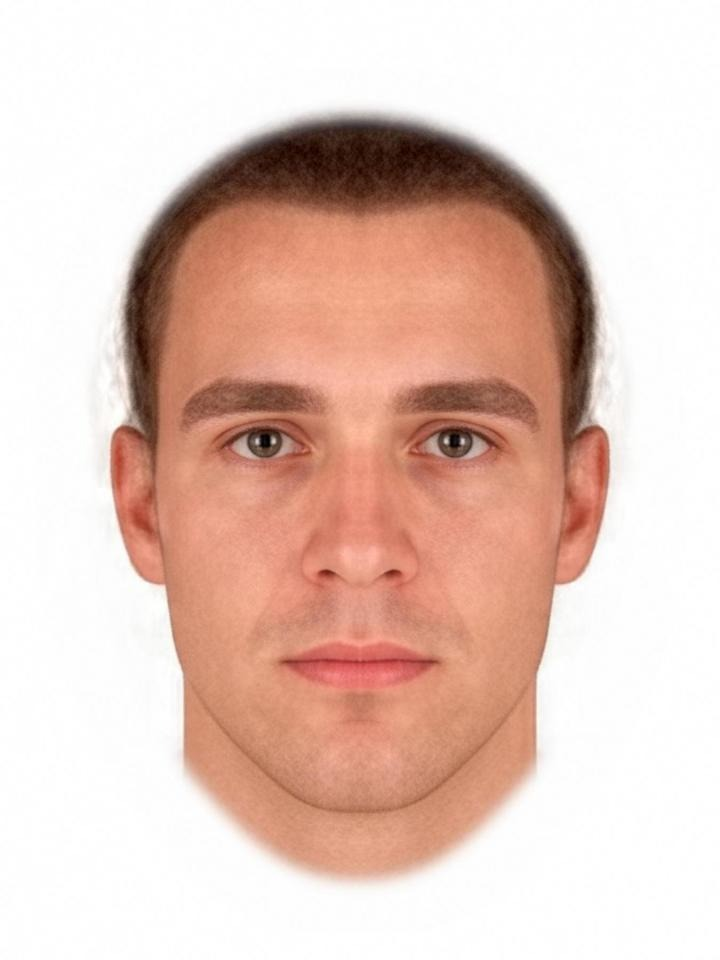
#> input picture Day 27/face.jpg, 720 x 960 px, given as the content of the folder dataset/cats, which was not available
$ jupyter execute clustering_models.ipynb
#> lines starting #> are read from the running program, lines starting #| are printed output that depends on the picture; pictures that were not available may be replaced by others from this repository, and a replacement may not be noted
[cell 1]
import os
import glob
import numpy as np
from PIL import Image
from sklearn.decomposition import PCA
from sklearn.cluster import KMeans, DBSCAN
import matplotlib.pyplot as plt
import matplotlib.patches as mpatches
import matplotlib.lines as mlines

import warnings
warnings.filterwarnings('ignore')

[cell 2]
def load_data(base_path):
#> called with base_path = 'dataset'
    cats_path = os.path.join(base_path, 'cats', '*.jpg')
    humans_path = os.path.join(base_path, 'human', '*.jpg')

    cat_files = glob.glob(cats_path)
    human_files = glob.glob(humans_path)

    X = []
    y = []

    for f in cat_files:
        img = Image.open(f).convert('RGB').resize((64, 64))
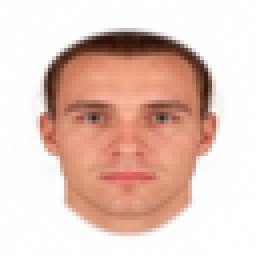
#> img: PIL image 64x64 RGB (shown 4 times larger); mean R, G, B 228.3, 200.2, 189.9
        X.append(np.array(img).flatten())
        y.append(0)

    for f in human_files:
        img = Image.open(f).convert('RGB').resize((64, 64))
        X.append(np.array(img).flatten())
        y.append(1)

    return np.array(X), np.array(y)

X, y_true = load_data('dataset')
#> y_true = [0, 1]
print(f"Loaded {len(X)} images. Shape of X: {X.shape}")
#| Loaded 2 images. Shape of X: (2, 12288)

[cell 3]
pca = PCA(n_components=2, random_state=42)
X_pca = pca.fit_transform(X)
#> X_pca = [[0, 0], [0, 0]]
print(f"Explained variance ratio: {pca.explained_variance_ratio_}")

[cell 4]
plt.figure(figsize=(10, 7))
scatter = plt.scatter(X_pca[:, 0], X_pca[:, 1], c=y_true, cmap='coolwarm', alpha=0.9, s=150, edgecolors='k')
cat_patch = mpatches.Patch(color=scatter.cmap(scatter.norm(0)), label='Cat (True)')
human_patch = mpatches.Patch(color=scatter.cmap(scatter.norm(1)), label='Human (True)')
plt.legend(handles=[cat_patch, human_patch])
plt.title('True Labels (PCA)')
plt.xlabel('PCA Component 1')
plt.ylabel('PCA Component 2')
plt.show()
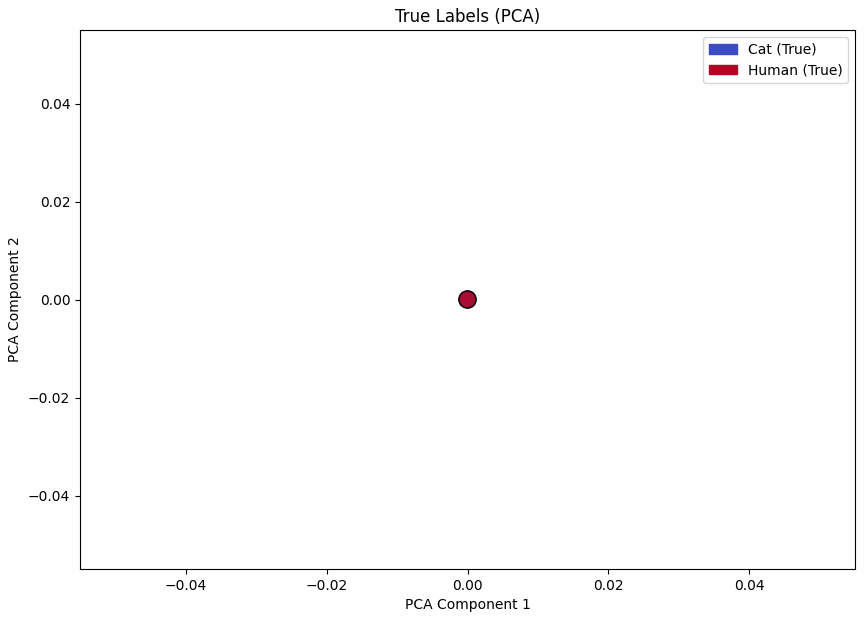
#> figure drawn by matplotlib, 1 panel

[cell 5]
kmeans = KMeans(n_clusters=2, random_state=42, n_init=10)
kmeans_labels = kmeans.fit_predict(X)
#> kmeans_labels = [0, 0]

plt.figure(figsize=(10, 7))
for i, marker in zip([0, 1], ['o', 's']): # 0=Cat, 1=Human
    mask = (y_true == i)
    plt.scatter(X_pca[mask, 0], X_pca[mask, 1], c=kmeans_labels[mask], cmap='viridis',
                marker=marker, alpha=0.9, s=150, vmin=0, vmax=1, edgecolors='k')
#> this loop made 2 passes
#> mask on passes 1 to 2: [True, False], [False, True]

marker_cat = mlines.Line2D([0], [0], marker='o', color='w', label='True: Cat', markerfacecolor='gray', markersize=12, markeredgecolor='k')
marker_human = mlines.Line2D([0], [0], marker='s', color='w', label='True: Human', markerfacecolor='gray', markersize=12, markeredgecolor='k')
plt.legend(handles=[marker_cat, marker_human], loc='best')

plt.title('K-Means Clustering (Colors=Clusters, Shapes=True Class)')
plt.xlabel('PCA Component 1')
plt.ylabel('PCA Component 2')
sm = plt.cm.ScalarMappable(cmap='viridis', norm=plt.Normalize(vmin=0, vmax=1))
plt.colorbar(sm, ticks=[0, 1], label='K-Means Cluster ID', ax=plt.gca())
plt.show()
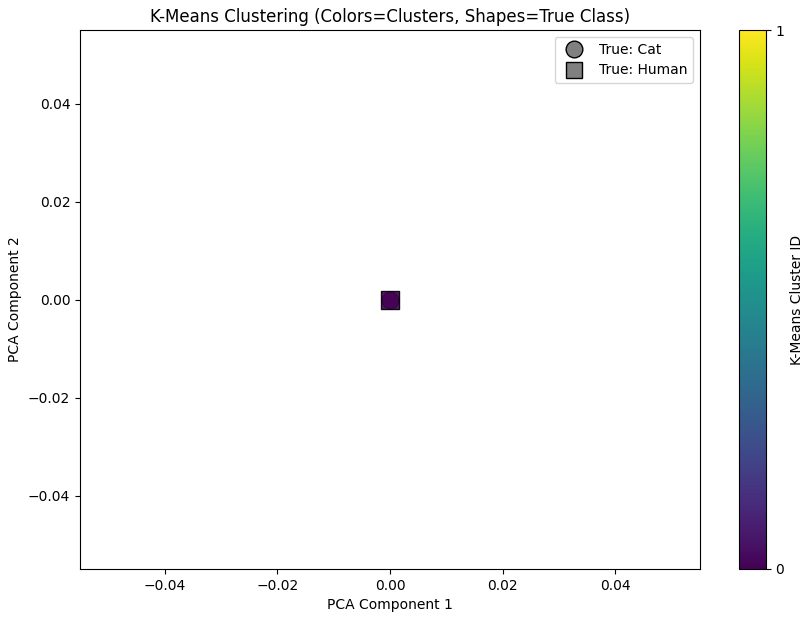
#> figure drawn by matplotlib, 2 panels

[cell 6]
dbscan = DBSCAN(eps=5000, min_samples=2)
dbscan_labels = dbscan.fit_predict(X_pca)
#> dbscan_labels = [0, 0]

plt.figure(figsize=(10, 7))
vmin, vmax = min(dbscan_labels), max(dbscan_labels)
#> vmin = 0; vmax = 0
for i, marker in zip([0, 1], ['o', 's']):
    mask = (y_true == i)
    plt.scatter(X_pca[mask, 0], X_pca[mask, 1], c=dbscan_labels[mask], cmap='plasma',
                marker=marker, alpha=0.9, s=150, vmin=vmin, vmax=vmax, edgecolors='k')

plt.legend(handles=[marker_cat, marker_human], loc='best')
plt.title('DBSCAN Clustering (Colors=Clusters, Shapes=True Class)')
plt.xlabel('PCA Component 1')
plt.ylabel('PCA Component 2')
sm_db = plt.cm.ScalarMappable(cmap='plasma', norm=plt.Normalize(vmin=vmin, vmax=vmax))
plt.colorbar(sm_db, ticks=list(range(vmin, vmax+1)), label='DBSCAN Cluster ID (-1=Outlier)', ax=plt.gca())
plt.show()
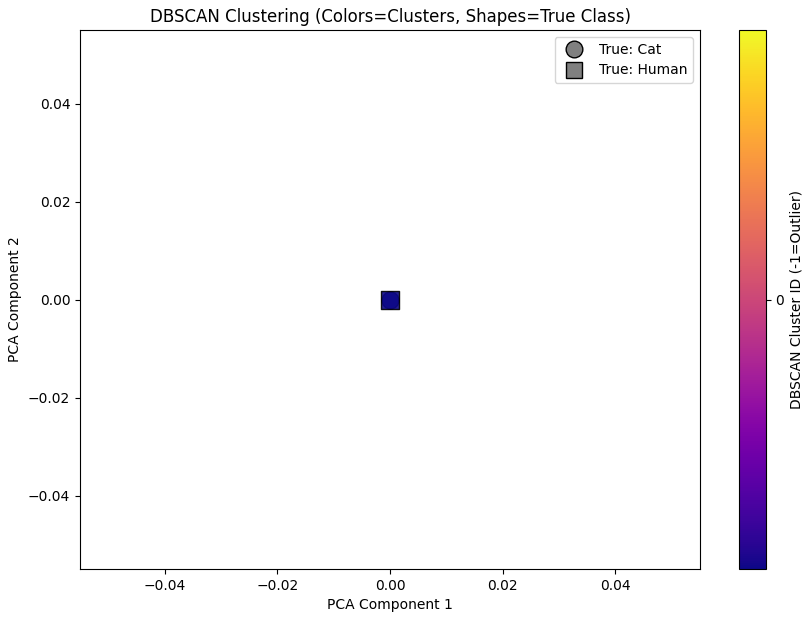
#> figure drawn by matplotlib, 2 panels
